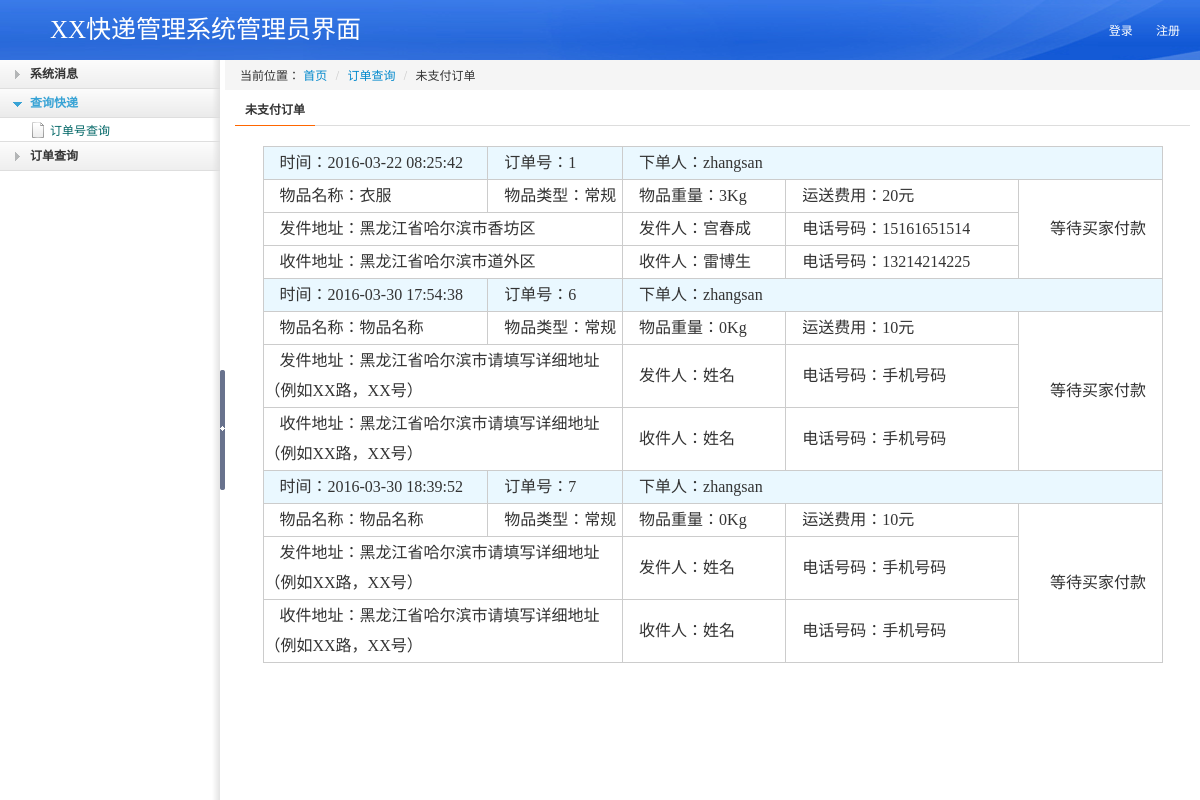
The app's page /express/index.php/admin/admin_order_no_pay with its own data.
### tables this page shows
CREATE TABLE `t_order` (
  `order_id` int(11) NOT NULL AUTO_INCREMENT,
  `user_id` int(11) DEFAULT NULL,
  `send_address` varchar(30) DEFAULT NULL,
  `receive_address` varchar(30) DEFAULT NULL,
  `product_name` varchar(30) DEFAULT NULL,
  `product_weight` double(30,0) DEFAULT NULL,
  `product_price` varchar(30) DEFAULT NULL,
  `product_kind` varchar(30) DEFAULT NULL,
  `send_name` varchar(30) DEFAULT NULL,
  `send_tel` varchar(30) DEFAULT NULL,
  `receive_name` varchar(30) DEFAULT NULL,
  `receive_tel` varchar(30) DEFAULT NULL,
  `order_state` int(11) DEFAULT '0',
  `order_date` timestamp NULL DEFAULT CURRENT_TIMESTAMP ON UPDATE CURRENT_TIMESTAMP,
  PRIMARY KEY (`order_id`)
);

CREATE TABLE `t_user` (
  `user_id` int(11) NOT NULL AUTO_INCREMENT,
  `username` varchar(30) DEFAULT NULL,
  `password` varchar(30) DEFAULT NULL,
  `is_admin` int(2) DEFAULT '0',
  PRIMARY KEY (`user_id`)
);

### express/application/controllers/Admin.php (called while the page is built, shortened)
<?php
class Admin extends CI_Controller {
    public function __construct()
    {
        $this->load->model("order_model");
        $this->load->model("complain_model");
    }
    public function admin_order_no_pay()
    {
        $result = $this->order_model->get_order_by_state(0);
        $arr = array('orders'=>$result);
        $this->load->view('admin_order_no_pay',$arr);
    }
}

### express/index.php (called while the page is built, shortened)
<?php
require_once BASEPATH.'core/CodeIgniter.php';

### express/application/models/order_model.php (called while the page is built, shortened)
<?php
class Order_model extends CI_Model{
    public function get_order_by_state($state){
        $this->db->select('*');
        $this->db->from('t_order');
        $this->db->join('t_user','t_user.user_id=t_order.user_id');
        $this->db->where('order_state',$state);
        return $this->db->get()->result();
    }
}

### express/application/views/admin_order_no_pay.php (the view, shortened to what this page needs)
<!DOCTYPE html PUBLIC "-//W3C//DTD XHTML 1.0 Transitional//EN" "http://www.w3.org/TR/xhtml1/DTD/xhtml1-transitional.dtd">
<html xmlns="http://www.w3.org/1999/xhtml">
<head>
<link rel="stylesheet" href="css/bootstrap.css" />
<link rel="stylesheet" href="css/css.css" />
<link rel="stylesheet" href="css/order.css" />
</head>
<body>
<div class="header">
	 <div class="logo">XX快递管理系统管理员界面</div>
    <?php include 'admin_header.php';?>
</div>
<div id="middle">
     <div class="left">
         <div id="my_menu" class="sdmenu">
             <div class="collapsed">
                 <span>系统消息</span>
             </div>
             <div>
                 <span>查询快递</span>
                 <a href="admin/admin_express_check">订单号查询</a>
             </div>
             <div class="collapsed">
                 <span>订单查询</span>
             </div>
         </div>
     </div>
     <div class="Switch"></div>
  <div class="right"  id="mainFrame">
    <div class="right_cont">
      <ul class="breadcrumb">当前位置：
        <a href="admin/admin_index">首页</a> <span class="divider">/</span>
        <a href="javascript:;">订单查询</a> <span class="divider">/</span>
        未支付订单
      </ul>
      <div class="title_right"><strong>未支付订单</strong></div>
      <div class="order express-check" style="width:900px; margin:auto">
          <table>
              <?php
              foreach($orders as $order){
                  ?>
                  <tr class="order-title">
                      <td width="25%">时间：<?php echo $order->order_date;?></td>
                      <td width="15%">订单号：<?php echo $order->order_id;?></td>
                      <td width="60%" colspan="3">下单人：<?php echo $order->username;?></td>
                  </tr>
                  <tr>
                      <td>物品名称：<?php echo $order->product_name;?></td>
                      <td>物品类型：<?php echo $order->product_kind;?></td>
                      <td>物品重量：<?php echo $order->product_weight;?>Kg</td>
                      <td>运送费用：<?php echo $order->product_price;?>元</td>
                      <?php
                      if($order->order_state == 0){
                          ?>
                          <td style="text-align: center" rowspan="3">等待买家付款</td>
                          <?php
                      }else if($order->order_state == 1){
                          ?>
                          <td style="text-align: center" rowspan="3"><a href="admin/receive?id=<?php echo $order->order_id;?>&state=2" style="margin-top: 10px; background:#2f70df;display: inline-block;width: 80px;text-align:center;text-indent:0;color:#fff;">立即发货</a></td>
                          <?php
                      }else if($order->order_state == 2){
                          ?>
                          <td rowspan="3">等待买家确认收货</td>
                          <?php
                      }else if($order->order_state == 3){
                          ?>
                          <td style="text-align: center" rowspan="3">交易已完成</td>
                          <?php
                      }
                      ?>
                  </tr>
                  <tr>
                      <td colspan="2">发件地址：<?php echo $order->send_address;?></td>
                      <td>发件人：<?php echo $order->send_name;?></td>
                      <td>电话号码：<?php echo $order->send_tel;?></td>
                  </tr>
                  <tr>
                      <td colspan="2">收件地址：<?php echo $order->receive_address;?></td>
                      <td>收件人：<?php echo $order->receive_name;?></td>
                      <td>电话号码：<?php echo $order->receive_tel;?></td>
                  </tr>
                  <?php
              }
              ?>
          </table>
      </div>
    </div>
  </div>
</div>
</body>
</html>

### express/css/css.css (style rules this page uses)
html, body { padding: 0px!important; padding: 100px 0px; width: 100%; height: 100%; overflow: hidden; }
.header { position: absolute!important; position: relative; _top: -200px; width: 100%; height: 60px; background: url(../img/top.png) no-repeat right center; }
#middle { position: absolute!important; top: 60px!important; height: auto!important; position: relative; top: -160px; _top: -200px; height: 100%; bottom: 0px; width: 100%; background: #fff; }
.left { float: left; width: 220px; background: #fff url(../img/left_bg.png) repeat-y right; overflow-x:hidden;overflow-y:auto; height: 100%; position: relative; }
.right { background: #fff; overflow-y: auto;overflow-x: auto; height:100%; position:relative; }
.right_cont { padding:10px; width:auto; }
.Switch { float: left; width: 5px; height: 100%; background: #fff url(../img/Switch.png) no-repeat center center; cursor: pointer; }
.logo { float: left; margin-left: 50px; height: 60px; line-height: 60px; text-align: center; font-size: 25px; color: #fff; font-family: "微软雅黑" }
div.sdmenu { font-size:12px;background:#ccc;color:#fff; }
div.sdmenu div { overflow:hidden; margin-top:-1px; }
div.sdmenu div.collapsed { height:30px; }
div.sdmenu div span { display:block;height:30px;line-height:30px;overflow:hidden; cursor:pointer;background: url(../img/left2.png); font-size:12px; color:#38A3D5; text-indent:30px; font-weight:bold;font-family:"microsoft yahei"; }
div.sdmenu div.collapsed span { background:#ccc;background: url(../img/left.png);font-family:"microsoft yahei"; font-size:12px; color:#333; text-indent:30px; font-weight:bold; }
div.sdmenu div { background:#fff url(../img/left_bg.png) repeat-y right; }
div.sdmenu div a { display:block;color:#066; background:url(../img/171.png) no-repeat 30px 4px; text-indent:50px; padding:2px 0; }
.title_right { font-size:12px;font-family:"microsoft yahei"; border-bottom:1px solid #ddd; margin-bottom:20px; line-height:30px; }
.title_right strong { border-bottom:1px solid #F60;line-height:30px; display:inline-block; padding:0 10px; margin-bottom:-1px; }
.breadcrumb { margin:-10px -10px 5px -30px; padding-left:35px; }

### express/css/order.css (style rules this page uses)
.express-check { font-size: 16px; font-family: "微软雅黑"; }
.order .order-title { background: rgb(234, 248, 255); }
.order table { width: 100%; }
.order table td { border: 1px solid #ccc; height: 30px; font-size: 16px; font-family: "微软雅黑"; text-indent: 15px; line-height: 30px; }

### express/application/views/admin_order_no_pay.php (style rules this page uses)
.express-check { font-size: 16px; font-family: "微软雅黑"; }
.order table { width: 100%; }
.order table td { border: 1px solid #ccc; height: 30px; font-size: 16px; font-family: "微软雅黑"; text-indent: 15px; line-height: 30px; }

### records on screen
t_order: order_date "2016-03-22 08:25:42", order_id "1", user.username "zhangsan", product_name "衣服", product_kind "常规", product_weight "3", product_price "20", order_state "等待买家付款", send_address "黑龙江省哈尔滨市香坊区", send_name "宫春成", send_tel "15161651514", receive_address "黑龙江省哈尔滨市道外区", receive_name "雷博生", receive_tel "13214214225"
t_order: order_date "2016-03-30 17:54:38", order_id "6", user.username "zhangsan", product_name "物品名称", product_kind "常规", product_weight "0", product_price "10", order_state "等待买家付款", send_address "黑龙江省哈尔滨市请填写详细地址（例如XX路，XX号）", send_name "姓名", send_tel "手机号码", receive_address "黑龙江省哈尔滨市请填写详细地址（例如XX路，XX号）", receive_name "姓名", receive_tel "手机号码"
t_order: order_date "2016-03-30 18:39:52", order_id "7", user.username "zhangsan", product_name "物品名称", product_kind "常规", product_weight "0", product_price "10", order_state "等待买家付款", send_address "黑龙江省哈尔滨市请填写详细地址（例如XX路，XX号）", send_name "姓名", send_tel "手机号码", receive_address "黑龙江省哈尔滨市请填写详细地址（例如XX路，XX号）", receive_name "姓名", receive_tel "手机号码"
